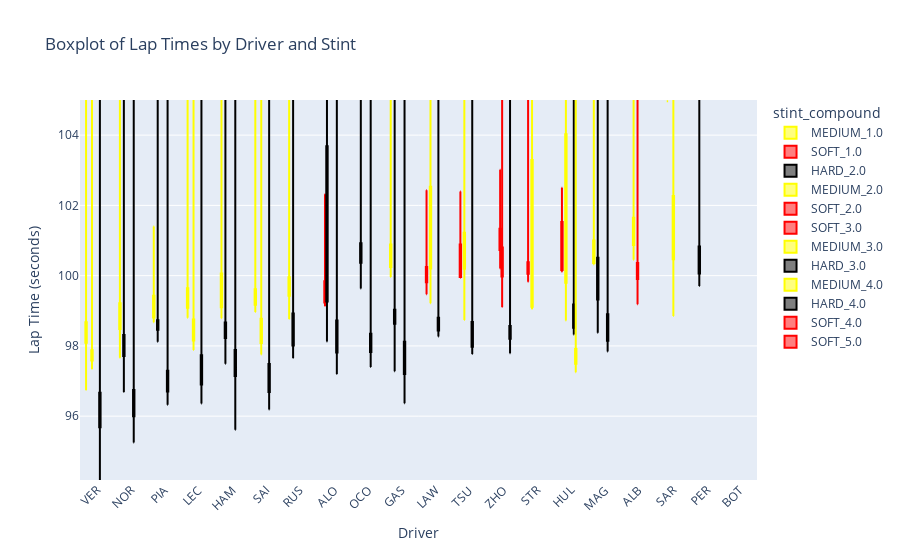

The notebook cell saved with this chart:
### Code cell
import plotly.express as px

# Création du boxplot avec plotly
fig = px.box(
    df,
    x="Driver",
    y="LapTime_seconds",
    color="stint_compound",
    category_orders=race_final_position,  # pour ordonner les pilotes
    color_discrete_map=colors,  # utilisez votre dictionnaire de couleurs
    title='Boxplot of Lap Times by Driver and Stint',
    labels={"LapTime_seconds": "Lap Time (seconds)", "Driver": "Driver"},
    points=False,    
    )
fig.update_layout(xaxis_tickangle=-45,yaxis_range=[80, 105])


fig.update_layout(xaxis_tickangle=-45,yaxis_range=[df['LapTime_seconds'].min(), 105])

# Calculate the minimum lap time for positioning annotations
min_time = df['LapTime_seconds'].min()

"""# Loop through unique drivers and stints to add annotations
for driver in df['Driver'].unique():
    for stint in df['stint_compound'].unique():
        # Calculate the positioning offset based on the number of unique stints
        # This is to ensure that annotations for different stints don't overlap
        offset = list(df['stint_compound'].unique()).index(stint) 

        fig.add_annotation(
            text='toto',
            x=driver,
            y=min_time - 5 - offset,  # Adjust this based on your specific data for positioning
            xanchor="center",
            showarrow=False,
            font=dict(color="black")
        )"""

fig.show()

### Figure 1 — Plotly figure (JSON) as saved in the notebook; plotly's stock layout.template omitted (floating-point values rounded to 4 significant figures; data arrays with more than 128 entries replaced by an {"elided": "..."} marker saying what was removed)
{"data": [{"alignmentgroup": "True", "boxpoints": false, "hovertemplate": "stint_compound=MEDIUM_1.0<br>Driver=%{x}<br>Lap Time (seconds)=%{y}<extra></extra>", "legendgroup": "MEDIUM_1.0", "marker": {"color": "yellow"}, "name": "MEDIUM_1.0", "notched": false, "offsetgroup": "MEDIUM_1.0", "orientation": "v", "showlegend": true, "type": "box", "x": {"elided": "157 str values"}, "x0": " ", "xaxis": "x", "y": {"elided": "157 float values"}, "y0": " ", "yaxis": "y"}, {"alignmentgroup": "True", "boxpoints": false, "hovertemplate": "stint_compound=SOFT_1.0<br>Driver=%{x}<br>Lap Time (seconds)=%{y}<extra></extra>", "legendgroup": "SOFT_1.0", "marker": {"color": "red"}, "name": "SOFT_1.0", "notched": false, "offsetgroup": "SOFT_1.0", "orientation": "v", "showlegend": true, "type": "box", "x": ["TSU", "TSU", "TSU", "TSU", "TSU", "TSU", "TSU", "TSU", "TSU", "STR", "STR", "STR", "STR", "BOT", "STR", "STR", "STR", "STR", "ZHO", "HUL", "HUL", "HUL", "HUL", "HUL", "HUL", "HUL", "HUL", "STR", "STR", "STR", "STR", "STR", "STR", "LAW", "LAW", "LAW", "LAW", "LAW", "LAW", "ALO", "LAW", "ALO", "ALO", "ALO", "ALO", "ALO", "ALO", "ALO", "ALO", "ALO", "LAW", "LAW", "LAW", "ALO"], "x0": " ", "xaxis": "x", "y": [100.4, null, null, null, null, 99.97, 99.94, 100.1, 102.4, null, null, null, null, null, 100.4, 99.85, 100.1, 100.1, null, 102.5, 100.2, 100.1, 100.6, null, null, null, null, 121.1, 100.8, 100.3, 100.2, 99.83, 100.4, 99.92, 99.47, null, null, null, null, 102.3, 99.95, 99.7, 99.15, 99.14, 99.49, 99.51, null, null, null, 99.88, 99.81, 100.2, 102.4, null], "y0": " ", "yaxis": "y"}, {"alignmentgroup": "True", "boxpoints": false, "hovertemplate": "stint_compound=HARD_2.0<br>Driver=%{x}<br>Lap Time (seconds)=%{y}<extra></extra>", "legendgroup": "HARD_2.0", "marker": {"color": "black"}, "name": "HARD_2.0", "notched": false, "offsetgroup": "HARD_2.0", "orientation": "v", "showlegend": true, "type": "box", "x": {"elided": "174 str values"}, "x0": " ", "xaxis": "x", "y": {"elided": "174 float values"}, "y0": " ", "yaxis": "y"}, {"alignmentgroup": "True", "boxpoints": false, "hovertemplate": "stint_compound=MEDIUM_2.0<br>Driver=%{x}<br>Lap Time (seconds)=%{y}<extra></extra>", "legendgroup": "MEDIUM_2.0", "marker": {"color": "yellow"}, "name": "MEDIUM_2.0", "notched": false, "offsetgroup": "MEDIUM_2.0", "orientation": "v", "showlegend": true, "type": "box", "x": ["TSU", "TSU", "TSU", "TSU", "TSU", "TSU", "TSU", "TSU", "TSU", "TSU", "TSU", "TSU", "VER", "VER", "VER", "TSU", "VER", "TSU", "TSU", "TSU", "TSU", "TSU", "STR", "TSU", "TSU", "TSU", "VER", "VER", "VER", "VER", "VER", "VER", "VER", "ALB", "ALB", "ALB", "ALB", "ALB", "ALB", "ALB", "ALB", "ALB", "ALB", "ALB", "ALB", "LAW", "LAW", "LAW", "LAW", "LAW", "LAW", "LAW", "LAW", "LAW", "LAW", "LAW", "LAW", "LAW", "LAW", "LAW", "VER", "VER", "VER", "VER", "VER", "VER", "VER", "VER", "VER", "VER", "SAI", "SAI", "SAI", "SAI", "SAI", "SAI", "SAI", "SAI", "SAI", "SAI", "SAI", "SAI", "SAI", "SAI", "SAI", "SAI", "SAI", "SAI", "SAI", "LEC", "LEC", "LEC", "LEC", "LEC", "LEC", "LEC", "LEC", "LEC", "LEC", "LEC", "LEC", "LEC", "LEC", "LEC", "LEC", "LEC", "SAR", "SAR", "SAR", "SAI", "HUL", "HUL", "HUL", "HUL", "HUL", "HUL", "STR", "STR", "STR", "STR", "STR", "HUL", "HUL", "HUL", "HUL", "HUL", "HUL", "HUL"], "x0": " ", "xaxis": "x", "y": [100.1, 100.7, 107.3, 99.68, 117.4, 98.74, 99.47, 111.6, 99.87, 100.2, 100.8, 101.2, 97.34, 97.77, 97.4, 100.7, 118.0, 100.7, 100.5, 100.6, 101.2, 102.7, 118.1, 100.3, 100.5, 100.5, 97.56, 97.86, 97.9, 97.95, 97.71, 97.72, 97.59, null, null, null, 101.4, 101.3, 110.9, 102.3, 101.1, 100.5, 100.8, 101.2, 100.9, 100.8, 101.0, 100.6, 100.2, 100.3, 100.4, 99.72, 99.87, 110.6, 109.0, 99.21, 118.6, 101.6, 100.6, 102.9, 100.3, 97.82, 97.79, 97.73, 97.66, 97.92, 97.6, 97.6, 97.42, 97.56, 98.68, 98.82, 98.18, 97.75, 97.89, 97.86, 97.88, 97.99, 99.19, 117.4, 98.54, 98.72, 98.72, 101.4, 99.1, 98.45, 98.7, 98.59, 98.63, 98.66, 98.89, 98.48, 98.52, 98.59, 99.32, 98.39, 98.12, 97.88, 98.0, 97.94, 98.17, 98.17, 98.57, 117.3, 98.7, 101.1, 105.0, null, null, 98.73, 100.3, 100.6, 102.6, 101.4, 100.1, 99.63, 99.05, 100.1, 99.11, 99.55, 103.3, 119.1, 98.72, 99.85, 100.2, 108.2, 110.9, 99.64], "y0": " ", "yaxis": "y"}, {"alignmentgroup": "True", "boxpoints": false, "hovertemplate": "stint_compound=SOFT_2.0<br>Driver=%{x}<br>Lap Time (seconds)=%{y}<extra></extra>", "legendgroup": "SOFT_2.0", "marker": {"color": "red"}, "name": "SOFT_2.0", "notched": false, "offsetgroup": "SOFT_2.0", "orientation": "v", "showlegend": true, "type": "box", "x": ["BOT", "BOT", "BOT", "BOT", "BOT", "ZHO", "ZHO", "ZHO", "ZHO", "ZHO", "ZHO", "ZHO", "ZHO", "ZHO"], "x0": " ", "xaxis": "x", "y": [null, 140.6, null, 122.8, 106.9, null, null, null, 100.2, 101.3, 101.0, 100.7, 103.0, 100.9], "y0": " ", "yaxis": "y"}, {"alignmentgroup": "True", "boxpoints": false, "hovertemplate": "stint_compound=SOFT_3.0<br>Driver=%{x}<br>Lap Time (seconds)=%{y}<extra></extra>", "legendgroup": "SOFT_3.0", "marker": {"color": "red"}, "name": "SOFT_3.0", "notched": false, "offsetgroup": "SOFT_3.0", "orientation": "v", "showlegend": true, "type": "box", "x": ["ZHO", "ZHO", "ZHO", "ZHO", "ZHO", "ZHO", "ZHO", "ZHO", "ZHO", "ZHO", "ZHO", "ZHO", "ZHO", "ZHO", "ZHO", "ZHO", "ZHO", "ZHO", "ZHO", "ALB", "PER", "ALB", "ALB", "ALB", "ALB", "ALB", "ALB", "ALB", "ALB", "ALB", "ALB", "ALB", "ALB"], "x0": " ", "xaxis": "x", "y": [99.97, 100.0, 100.4, 100.1, 100.4, 100.7, 99.81, 100.0, 100.6, 100.8, 102.7, 100.3, 100.2, 99.11, 108.9, 110.3, 99.2, 118.2, 99.87, 108.4, null, 100.3, 100.1, 99.92, 100.1, 100.4, 100.1, 99.87, 100.3, 99.93, 99.55, 99.19, 148.3], "y0": " ", "yaxis": "y"}, {"alignmentgroup": "True", "boxpoints": false, "hovertemplate": "stint_compound=MEDIUM_3.0<br>Driver=%{x}<br>Lap Time (seconds)=%{y}<extra></extra>", "legendgroup": "MEDIUM_3.0", "marker": {"color": "yellow"}, "name": "MEDIUM_3.0", "notched": false, "offsetgroup": "MEDIUM_3.0", "orientation": "v", "showlegend": true, "type": "box", "x": ["SAR", "SAR", "SAR", "SAR", "SAR", "SAR", "SAR", "SAR", "SAR", "SAR", "SAR", "SAR", "SAR", "SAR", "SAR", "SAR"], "x0": " ", "xaxis": "x", "y": [100.5, 100.9, 100.6, 104.2, 101.2, 100.5, 100.7, 119.6, 101.1, 100.3, 99.72, 139.4, 100.6, 100.7, 98.85, 103.4], "y0": " ", "yaxis": "y"}, {"alignmentgroup": "True", "boxpoints": false, "hovertemplate": "stint_compound=HARD_3.0<br>Driver=%{x}<br>Lap Time (seconds)=%{y}<extra></extra>", "legendgroup": "HARD_3.0", "marker": {"color": "black"}, "name": "HARD_3.0", "notched": false, "offsetgroup": "HARD_3.0", "orientation": "v", "showlegend": true, "type": "box", "x": {"elided": "263 str values"}, "x0": " ", "xaxis": "x", "y": {"elided": "263 float values"}, "y0": " ", "yaxis": "y"}, {"alignmentgroup": "True", "boxpoints": false, "hovertemplate": "stint_compound=MEDIUM_4.0<br>Driver=%{x}<br>Lap Time (seconds)=%{y}<extra></extra>", "legendgroup": "MEDIUM_4.0", "marker": {"color": "yellow"}, "name": "MEDIUM_4.0", "notched": false, "offsetgroup": "MEDIUM_4.0", "orientation": "v", "showlegend": true, "type": "box", "x": ["HUL", "HUL", "HUL", "HUL", "HUL", "HUL", "HUL", "HUL", "HUL", "HUL", "HUL", "HUL", "HUL", "HUL", "HUL"], "x0": " ", "xaxis": "x", "y": [97.71, 97.66, 97.93, 97.86, 97.74, 97.63, 118.9, 99.14, 97.25, 97.44, 97.31, 97.39, 97.66, 98.39, 97.81], "y0": " ", "yaxis": "y"}, {"alignmentgroup": "True", "boxpoints": false, "hovertemplate": "stint_compound=HARD_4.0<br>Driver=%{x}<br>Lap Time (seconds)=%{y}<extra></extra>", "legendgroup": "HARD_4.0", "marker": {"color": "black"}, "name": "HARD_4.0", "notched": false, "offsetgroup": "HARD_4.0", "orientation": "v", "showlegend": true, "type": "box", "x": ["ZHO", "ZHO", "SAR", "ZHO", "ZHO", "ZHO", "ZHO", "ZHO", "ZHO", "ZHO", "ZHO", "ZHO", "ZHO", "ZHO", "ZHO", "ZHO", "ZHO", "ZHO", "ZHO", "ZHO", "ZHO", "ZHO", "ZHO", "ZHO"], "x0": " ", "xaxis": "x", "y": [97.79, 98.51, 137.0, 98.1, 118.1, 98.28, 98.47, 98.64, 98.65, 98.64, 98.25, 98.43, 98.21, 98.44, 97.99, 98.19, 97.91, 98.21, 98.2, 98.26, 98.23, 98.58, 99.73, 98.33], "y0": " ", "yaxis": "y"}, {"alignmentgroup": "True", "boxpoints": false, "hovertemplate": "stint_compound=SOFT_4.0<br>Driver=%{x}<br>Lap Time (seconds)=%{y}<extra></extra>", "legendgroup": "SOFT_4.0", "marker": {"color": "red"}, "name": "SOFT_4.0", "notched": false, "offsetgroup": "SOFT_4.0", "orientation": "v", "showlegend": true, "type": "box", "x": ["PER"], "x0": " ", "xaxis": "x", "y": [null], "y0": " ", "yaxis": "y"}, {"alignmentgroup": "True", "boxpoints": false, "hovertemplate": "stint_compound=SOFT_5.0<br>Driver=%{x}<br>Lap Time (seconds)=%{y}<extra></extra>", "legendgroup": "SOFT_5.0", "marker": {"color": "red"}, "name": "SOFT_5.0", "notched": false, "offsetgroup": "SOFT_5.0", "orientation": "v", "showlegend": true, "type": "box", "x": ["PER"], "x0": " ", "xaxis": "x", "y": [132.5], "y0": " ", "yaxis": "y"}], "layout": {"boxmode": "group", "legend": {"title": {"text": "stint_compound"}, "tracegroupgap": 0}, "title": {"text": "Boxplot of Lap Times by Driver and Stint"}, "xaxis": {"anchor": "y", "categoryarray": ["VER", "NOR", "PIA", "LEC", "HAM", "SAI", "RUS", "ALO", "OCO", "GAS", "LAW", "TSU", "ZHO", "STR", "HUL", "MAG", "ALB", "SAR", "PER", "BOT"], "categoryorder": "array", "domain": [0, 1], "tickangle": -45, "title": {"text": "Driver"}}, "yaxis": {"anchor": "x", "domain": [0, 1], "range": [94.18, 105], "title": {"text": "Lap Time (seconds)"}}}}
